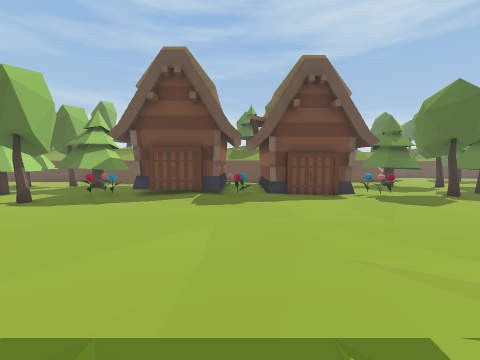
View 1 (above)

24 first-person views from a walk through a Unity game level. The camera is 1.4 m above the floor, tilts 4° down and sees 90° across. The floor is counted in squares, 1 m on a side. Each view is taken from the middle of a square. On the plan, view 1 faces up. The plan holds only what a view shows up to about 13 squares ahead; the rest is blank. The place goes on beyond the plan.

View 2
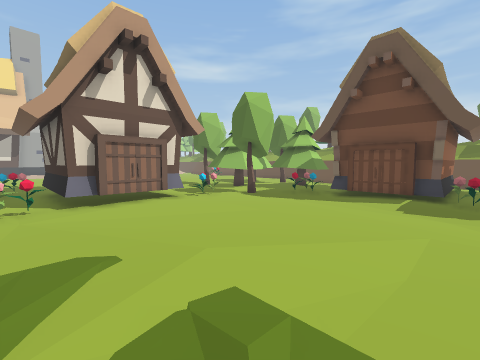

View 3
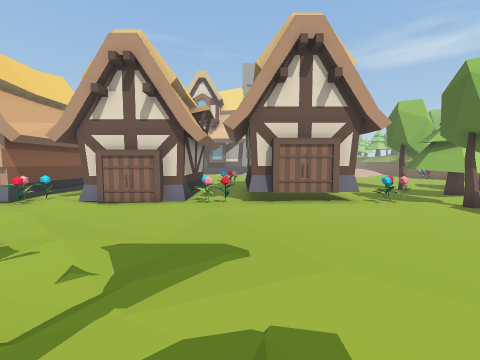

View 4
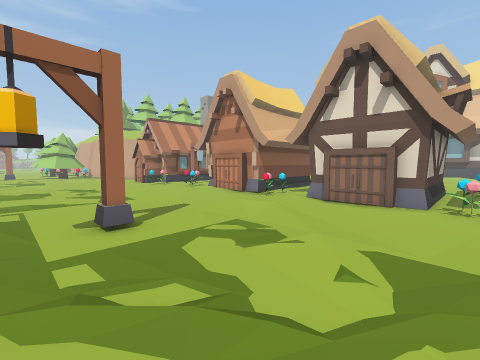

View 5
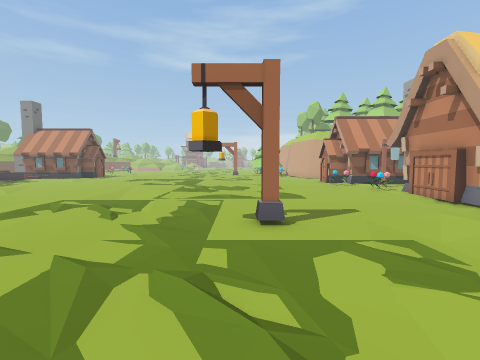

View 6
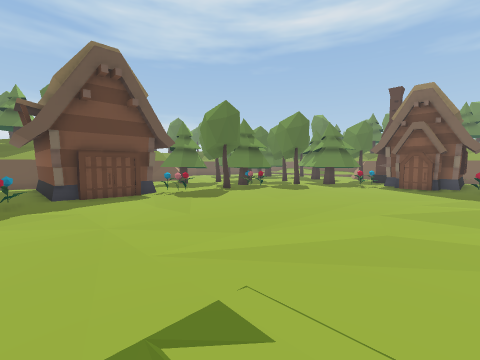

View 7
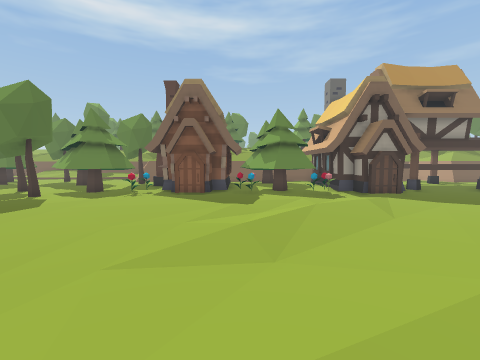

View 8
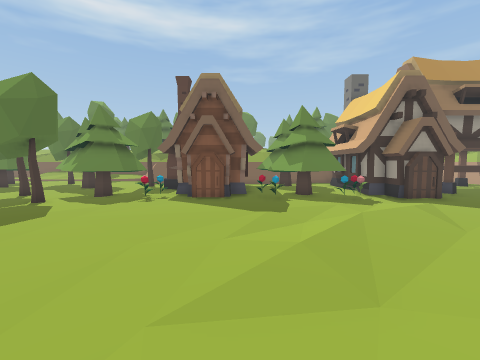

View 9
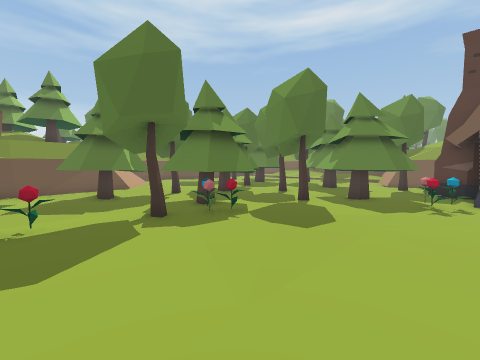

View 10
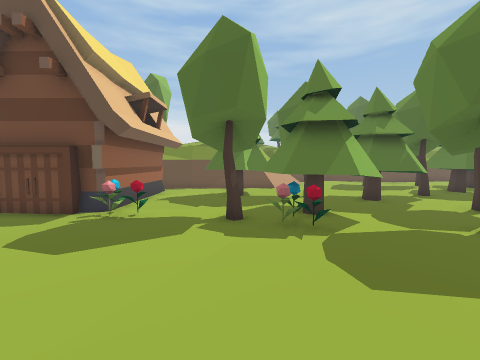

View 11
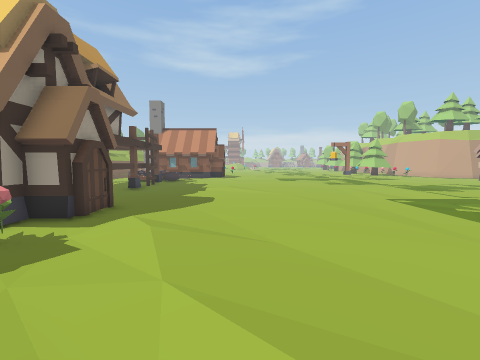

View 12
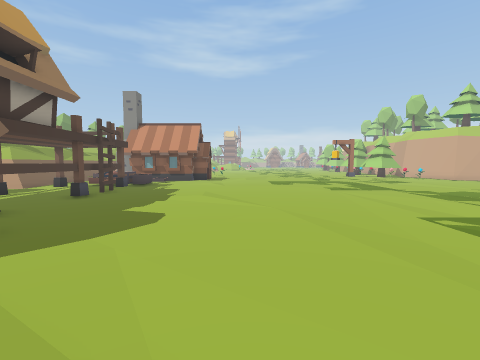

View 13
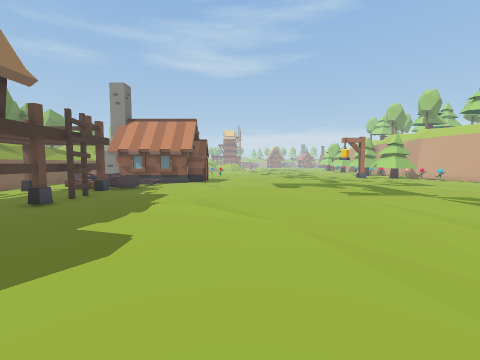

View 14
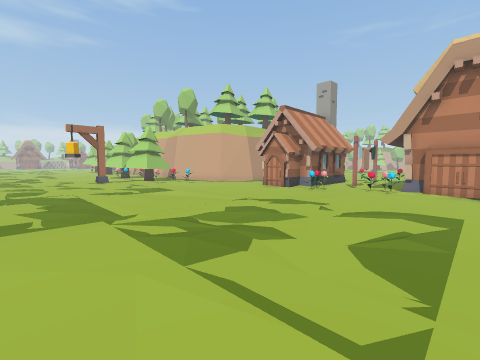

View 15
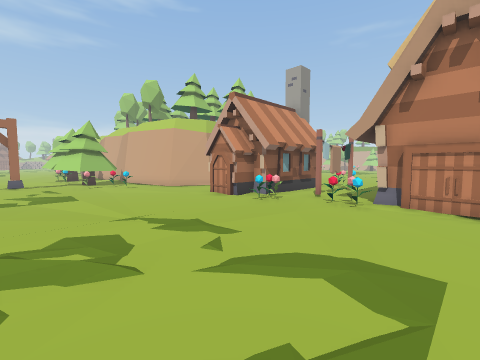

View 16
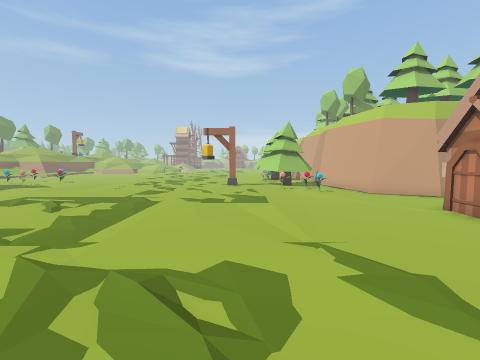

View 17
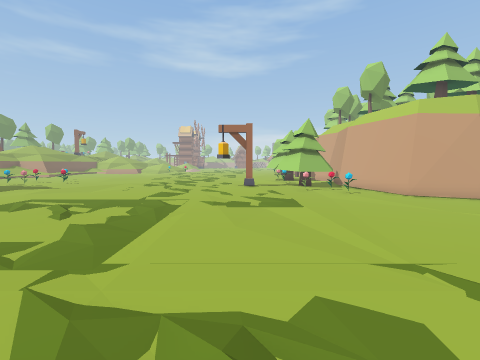

View 18
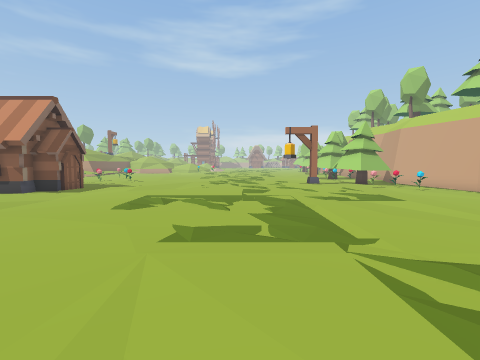

View 19
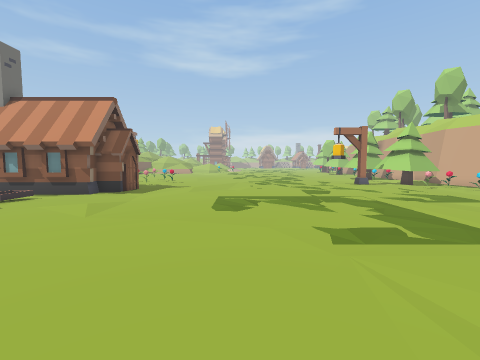

View 20
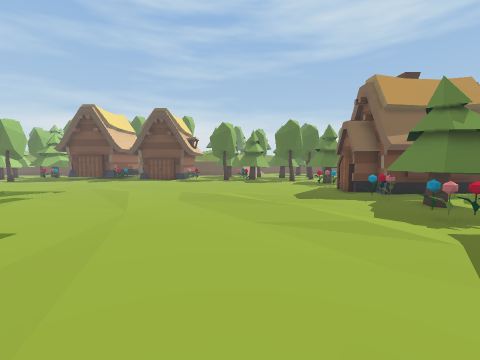

View 21
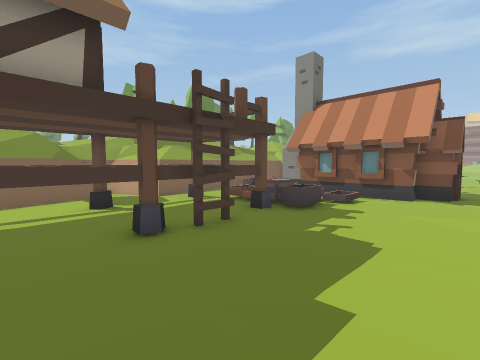

View 22
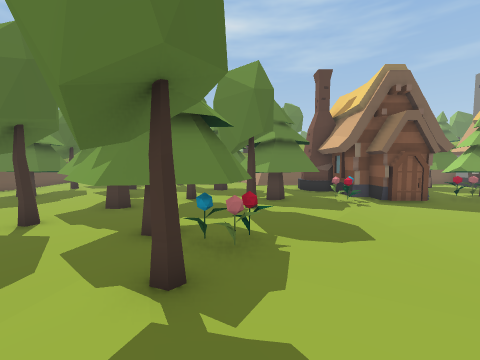

View 23
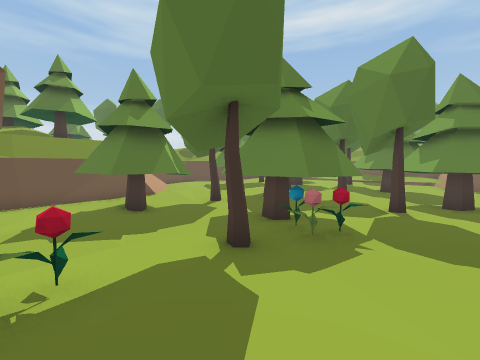

View 24
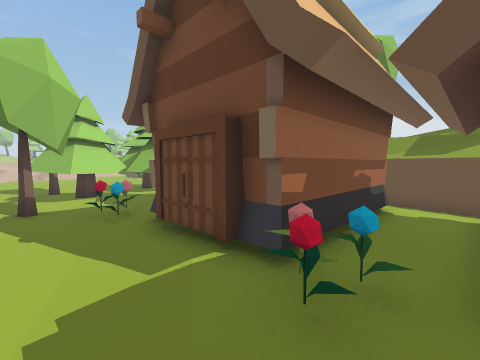

### Floor plan
Key: @ floor where view 1 was taken; # wall or solid block; x gap in a wall; . main floor; : floor 0.25 m higher than the main floor; + floor 2 m higher than the main floor; * floor 2.25 m higher than the main floor; % floor 2.5 m higher than the main floor; & floor 2.75 m higher than the main floor; / step, stairs or slope; = window, fence, low wall or low ledge; T tree; F flower; H house; C chest; O other object.
Columns run from 12 left of view 1 to 18 right of it. Each row starts with its distance up from view 1.
 21          O         TTTT
 20          O  %&     TTT
 19             %%              T T
 18             ++    *#=##=.. .TTT
 17            ===   ###== .....TT
 16            O.O   #..   .......T
 15            #.O   #..TTT...T..OT
 14            #.O   #..TTT.OTTT.OT
 13 O.. TTT    #.O   #.:TTT..TTT...
 12  TTTTTT    #.O   #....TT TTTO..
 11  TTTTT:O#O##FO#O##...OTTT.T.O.T
 10  TTT..FFO.O.F.....F..OFTT.....T
  9 TTT.O.................FFT.O.TTT
  8 ....O......................TTTT
  7 ...O.......................TTTT
  6 ....O......................TTT.
  5    O.......................FO..
  4     O........................#O
  3     O......................O##
  2    #.......................O##
  1 OOOF.........................##
  0 ...FF.......@........:......O
 -1 ####.................../...OOTT
 -2    #....:../...............TTTT
 -3    O.......................FTT
 -4    #.../...................FF
 -5    #........................H##
 -6  ..O.......................H##
 -7 ...OF......................H
 -8 ####........................H
 -9    O.........................HH
-10    O.........................H
-11    #.........................H
-12 ....F........................H
-13 .............................H
-14 xxx..O......................HH
-15 ....OO......................HH
-16 HHHHHH.......................H
-17     HH......................=CH
-18     HH......................:C/
-19     H......................// O
-20    ........................//
-21   #..........................
-22   ###....................HHHHHH
-23     ##.O.................HH   H
-24      #.O.O...............HH   H
-25      # ............ /.

Where each view was taken, in squares from view 1:
view 1: 0 up, 0 right, facing up
view 2: 0 up, 0 right, facing up-left
view 3: 1 up, 0 right, facing left
view 4: 0 up, 0 right, facing down-left
view 5: 0 up, 1 left, facing down
view 6: 0 up, 0 right, facing up-right
view 7: 0 up, 4 right, facing right
view 8: 1 up, 5 right, facing right
view 9: 4 up, 6 right, facing up-right
view 10: 4 up, 9 right, facing up
view 11: 0 up, 11 right, facing down
view 12: 3 down, 10 right, facing down
view 13: 5 down, 10 right, facing down
view 14: 9 down, 4 right, facing down-left
view 15: 9 down, 0 right, facing down-left
view 16: 11 down, 1 left, facing down
view 17: 12 down, 0 right, facing down
view 18: 11 down, 4 right, facing down
view 19: 11 down, 7 right, facing down
view 20: 10 down, 10 right, facing up
view 21: 11 down, 12 right, facing down-right
view 22: 9 up, 6 right, facing right
view 23: 7 up, 6 right, facing up-right
view 24: 8 up, 1 right, facing up-left
